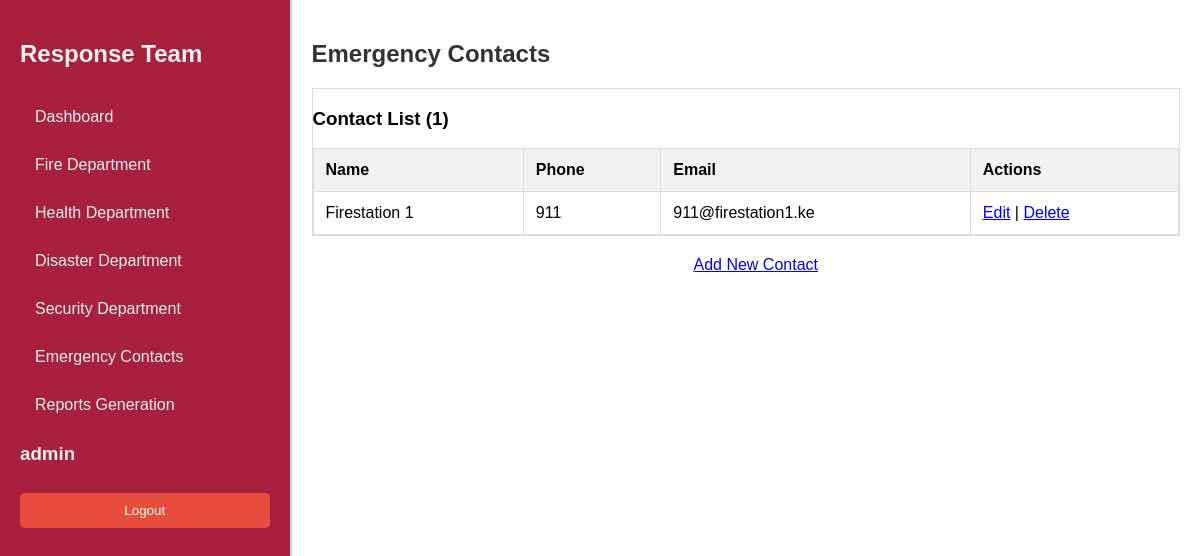
The app's page /response-team/emergency-contacts/ (signed in), older data.
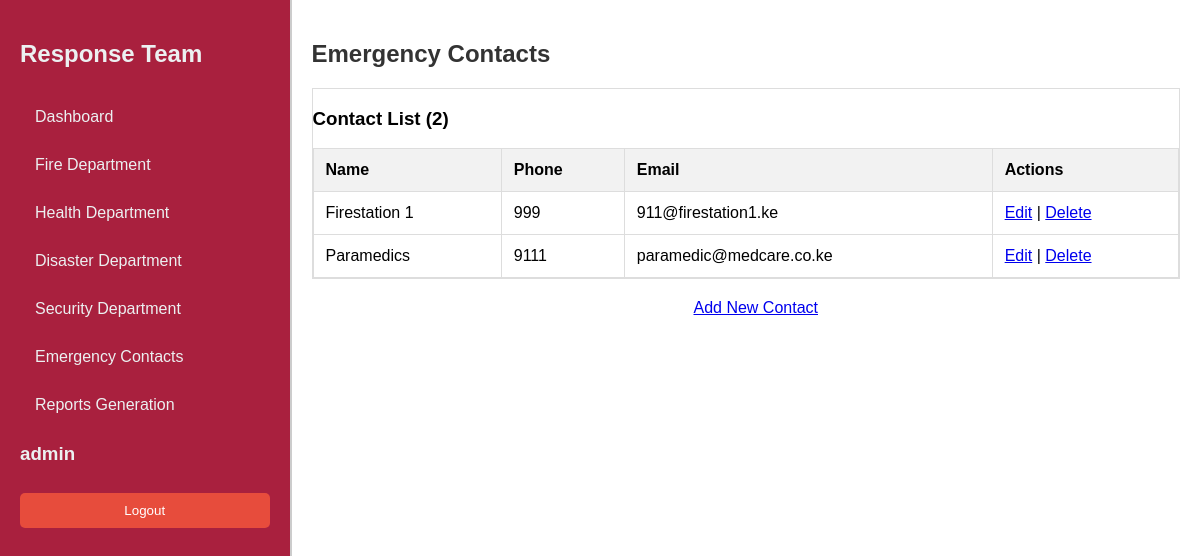
The same page, newer data.
### sos/models.py (models this page shows, shortened)
class EmergencyContacts(models.Model):
    name = models.CharField(max_length=200)
    phone = models.CharField(max_length=20)
    email = models.EmailField(max_length=200)
    emergency_type = models.ForeignKey(EmergencyType, on_delete=models.CASCADE)  # Changed field name

### responseTeam/views.py (the view)
# urls.py: path('emergency-contacts/', views.emergency_contacts_list, name='emergency_contacts_list'),
@staff_member_required
def emergency_contacts_list(request):
    contacts = EmergencyContacts.objects.all()
    return render(request, 'emergency_contact/contact_list.html', {'contacts': contacts})

### responseTeam/views.py (called while the page is built)
def staff_member_required(view_func):
    decorated_view_func = user_passes_test(lambda u: u.is_staff)(view_func)
    return decorated_view_func

### responseTeam/templates/emergency_contact/contact_list.html
{% extends 'dashboard.html' %}
{% block content %}
<h2>Emergency Contacts</h2>
<div class="table-container">
    <h3>Contact List ({{ contacts.count }})</h3>
    <table id="contactTable">
        <thead>
            <tr>
                <th><strong>Name</strong></th>
                <th><strong>Phone</strong></th>
                <th><strong>Email</strong></th>
                <th><strong>Actions</strong></th>
            </tr>
        </thead>
        <tbody>
            {% for contact in contacts %}
            <tr>
                <td>{{ contact.name }}</td>
                <td>{{ contact.phone }}</td>
                <td>{{ contact.email }}</td>
                <td>
                    <a href="{% url 'emergency_contacts_update' contact.pk %}">Edit</a> |
                    <a href="{% url 'emergency_contacts_delete' contact.pk %}">Delete</a>
                </td>
            </tr>
            {% empty %}
            <tr>
                <td colspan="5">No contacts available.</td>
            </tr>
            {% endfor %}
        </tbody>
    </table>
</div>
<div class="search-container">
    <a href="{% url 'emergency_contacts_create' %}" class="form-btn">Add New Contact</a>
</div>
{% endblock %}

Row changes from the older to the newer data that the page shows:
changed EmergencyContacts "Firestation 1": phone "911" → "999"
added EmergencyContacts: name "Paramedics", phone "9111", email "paramedic@medcare.co.ke"
Text that changed along with them:
{{ contacts.count }}: "1" → "2"
